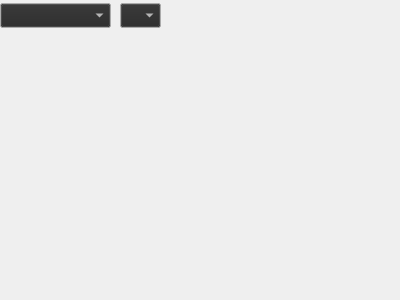
<?xml version="1.0" encoding="UTF-8"?>
<ui version="4.0">
 <class>Midideviceeditor</class>
 <widget class="QWidget" name="Midideviceeditor">
  <property name="geometry">
   <rect>
    <x>0</x>
    <y>0</y>
    <width>400</width>
    <height>300</height>
   </rect>
  </property>
  <property name="windowTitle">
   <string>Form</string>
  </property>
  <widget class="QComboBox" name="cb_device">
   <property name="geometry">
    <rect>
     <x>0</x>
     <y>3</y>
     <width>111</width>
     <height>25</height>
    </rect>
   </property>
   <property name="palette">
    <palette>
     <active>
      <colorrole role="Button">
       <brush brushstyle="SolidPattern">
        <color alpha="255">
         <red>40</red>
         <green>40</green>
         <blue>40</blue>
        </color>
       </brush>
      </colorrole>
      <colorrole role="ButtonText">
       <brush brushstyle="SolidPattern">
        <color alpha="255">
         <red>255</red>
         <green>255</green>
         <blue>255</blue>
        </color>
       </brush>
      </colorrole>
      <colorrole role="Shadow">
       <brush brushstyle="SolidPattern">
        <color alpha="255">
         <red>255</red>
         <green>255</green>
         <blue>255</blue>
        </color>
       </brush>
      </colorrole>
     </active>
     <inactive>
      <colorrole role="Button">
       <brush brushstyle="SolidPattern">
        <color alpha="255">
         <red>40</red>
         <green>40</green>
         <blue>40</blue>
        </color>
       </brush>
      </colorrole>
      <colorrole role="ButtonText">
       <brush brushstyle="SolidPattern">
        <color alpha="255">
         <red>255</red>
         <green>255</green>
         <blue>255</blue>
        </color>
       </brush>
      </colorrole>
      <colorrole role="Shadow">
       <brush brushstyle="SolidPattern">
        <color alpha="255">
         <red>255</red>
         <green>255</green>
         <blue>255</blue>
        </color>
       </brush>
      </colorrole>
     </inactive>
     <disabled>
      <colorrole role="Button">
       <brush brushstyle="SolidPattern">
        <color alpha="255">
         <red>40</red>
         <green>40</green>
         <blue>40</blue>
        </color>
       </brush>
      </colorrole>
      <colorrole role="ButtonText">
       <brush brushstyle="SolidPattern">
        <color alpha="255">
         <red>150</red>
         <green>147</green>
         <blue>145</blue>
        </color>
       </brush>
      </colorrole>
      <colorrole role="Shadow">
       <brush brushstyle="SolidPattern">
        <color alpha="255">
         <red>255</red>
         <green>255</green>
         <blue>255</blue>
        </color>
       </brush>
      </colorrole>
     </disabled>
    </palette>
   </property>
   <property name="toolTip">
    <string>MIDI Device: choose an available device </string>
   </property>
   <property name="maxVisibleItems">
    <number>20</number>
   </property>
  </widget>
  <widget class="QComboBox" name="cb_channel">
   <property name="geometry">
    <rect>
     <x>120</x>
     <y>3</y>
     <width>41</width>
     <height>25</height>
    </rect>
   </property>
   <property name="palette">
    <palette>
     <active>
      <colorrole role="Button">
       <brush brushstyle="SolidPattern">
        <color alpha="255">
         <red>40</red>
         <green>40</green>
         <blue>40</blue>
        </color>
       </brush>
      </colorrole>
      <colorrole role="ButtonText">
       <brush brushstyle="SolidPattern">
        <color alpha="255">
         <red>255</red>
         <green>255</green>
         <blue>255</blue>
        </color>
       </brush>
      </colorrole>
      <colorrole role="Shadow">
       <brush brushstyle="SolidPattern">
        <color alpha="255">
         <red>255</red>
         <green>255</green>
         <blue>255</blue>
        </color>
       </brush>
      </colorrole>
     </active>
     <inactive>
      <colorrole role="Button">
       <brush brushstyle="SolidPattern">
        <color alpha="255">
         <red>40</red>
         <green>40</green>
         <blue>40</blue>
        </color>
       </brush>
      </colorrole>
      <colorrole role="ButtonText">
       <brush brushstyle="SolidPattern">
        <color alpha="255">
         <red>255</red>
         <green>255</green>
         <blue>255</blue>
        </color>
       </brush>
      </colorrole>
      <colorrole role="Shadow">
       <brush brushstyle="SolidPattern">
        <color alpha="255">
         <red>255</red>
         <green>255</green>
         <blue>255</blue>
        </color>
       </brush>
      </colorrole>
     </inactive>
     <disabled>
      <colorrole role="Button">
       <brush brushstyle="SolidPattern">
        <color alpha="255">
         <red>40</red>
         <green>40</green>
         <blue>40</blue>
        </color>
       </brush>
      </colorrole>
      <colorrole role="ButtonText">
       <brush brushstyle="SolidPattern">
        <color alpha="255">
         <red>150</red>
         <green>147</green>
         <blue>145</blue>
        </color>
       </brush>
      </colorrole>
      <colorrole role="Shadow">
       <brush brushstyle="SolidPattern">
        <color alpha="255">
         <red>255</red>
         <green>255</green>
         <blue>255</blue>
        </color>
       </brush>
      </colorrole>
     </disabled>
    </palette>
   </property>
   <property name="toolTip">
    <string>MIDI Channel: choose one of 16 available channels</string>
   </property>
   <property name="maxVisibleItems">
    <number>20</number>
   </property>
  </widget>
 </widget>
 <resources/>
 <connections/>
</ui>
